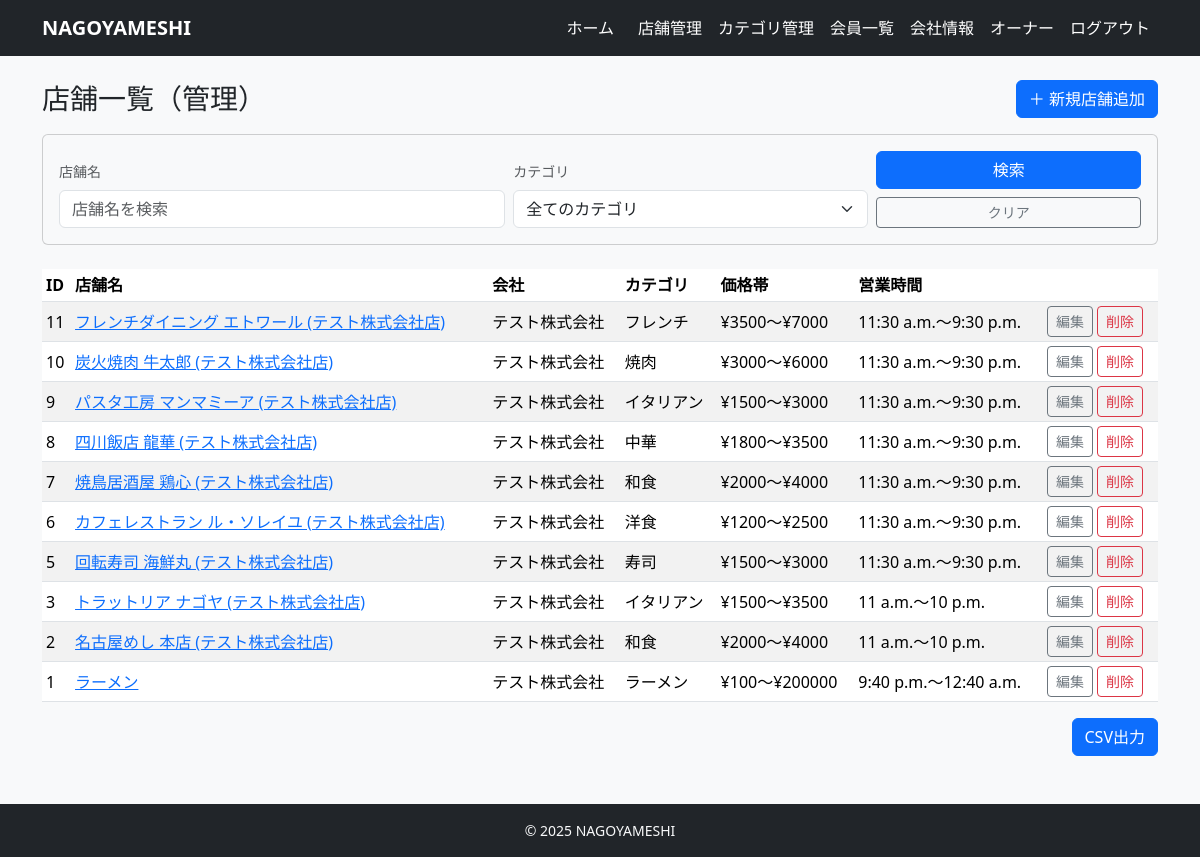
The app's page /owner/restaurants/ (signed in) with its own data.
### accounts/models.py (models this page shows, shortened)
class User(AbstractUser):
    username = None  # 使わない（メールログインにする）
    email = models.EmailField(unique=True)
    name = models.CharField(max_length=10)
    name_kana = models.CharField(max_length=10)
    zipcode = models.CharField(max_length=8)
    address = models.CharField(max_length=20)
    tel = models.CharField(max_length=11)
    company = models.ForeignKey(
        'restaurants.Company',
        verbose_name='所属会社',
        on_delete=models.SET_NULL,
        null=True,
        blank=True,
        related_name='staff_members'
    )
    is_paid_member = models.BooleanField(default=False)
    is_owner_member = models.BooleanField(default=False)
    created_at = models.DateTimeField(auto_now_add=True)
    updated_at = models.DateTimeField(auto_now=True)
    USERNAME_FIELD = 'email'
    REQUIRED_FIELDS = ['name', 'name_kana', 'zipcode', 'address', 'tel']
    objects = CustomUserManager()

### restaurants/models.py (models this page shows, shortened)
class Restaurant(models.Model):
    company = models.ForeignKey(
        Company,
        on_delete=models.CASCADE,
        related_name='restaurants',
    )
    category = models.ForeignKey(
        Category,
        on_delete=models.PROTECT,
        related_name='restaurants',
    )
    owner = models.ForeignKey(
        settings.AUTH_USER_MODEL,
        on_delete=models.CASCADE,
        related_name="my_restaurants",
        null=True,
        blank=True,
    )
    name = models.CharField(max_length=100)
    image = models.ImageField(upload_to='restaurant/', blank=True, null=True)
    description = models.TextField(blank=True)
    price_min = models.IntegerField()
    price_max = models.IntegerField()
    open_time = models.TimeField()
    close_time = models.TimeField()
    zipcode = models.CharField(max_length=10)
    address = models.CharField(max_length=200)
    tel = models.CharField(max_length=20)
    holiday = models.CharField(max_length=50, blank=True)  # 定休日
    created_at = models.DateTimeField(auto_now_add=True)
    updated_at = models.DateTimeField(auto_now=True)

class Company(models.Model):
    owner = models.OneToOneField(
        settings.AUTH_USER_MODEL,
        on_delete=models.CASCADE,
        related_name="owned_company",
        null=True,  # 既存データがあるなら最初は許可しておくと楽
        blank=True,
    )
    name = models.CharField(max_length=100)
    representative = models.CharField(max_length=100)
    established_at = models.DateField(null=True, blank=True)
    zipcode = models.CharField(max_length=10)
    address = models.CharField(max_length=200)
    business = models.TextField()  # 事業内容
    created_at = models.DateTimeField(auto_now_add=True)
    updated_at = models.DateTimeField(auto_now=True)

class Category(models.Model):
    company = models.ForeignKey(
        'Company',  # 文字列で指定しておくと定義順を気にせんでええけん無難や
        verbose_name="会社",
        on_delete=models.CASCADE, # 会社が消えたらカテゴリも消える
        null=True,  # 既存データがある場合に備えて一時的にTrue推奨
        blank=True
    )
    name = models.CharField("カテゴリ名", max_length=50)
    is_active = models.BooleanField("有効フラグ", default=True)
    created_at = models.DateTimeField(auto_now_add=True)
    updated_at = models.DateTimeField(auto_now=True)

### restaurants/views.py (the view)
# urls.py: path("owner/restaurants/", views.OwnerRestaurantListView.as_view(), name="owner_restaurant_list"),
class OwnerRestaurantListView(LoginRequiredMixin, OwnerRequiredMixin, ListView):
    model = Restaurant
    template_name = "restaurants/owner_restaurant_list.html"
    context_object_name = "restaurants"
    def get_queryset(self):
        qs = super().get_queryset().select_related("company", "category")
        user = self.request.user
        if not (hasattr(user, "company") and user.company):
             return Restaurant.objects.none()
        qs = qs.filter(company=user.company)
        keyword = self.request.GET.get('keyword')
        if keyword:
            qs = qs.filter(name__icontains=keyword)
        category_id = self.request.GET.get('category')
        if category_id:
            qs = qs.filter(category_id=category_id)
        return qs.order_by('-id')
    def get_context_data(self, **kwargs):
        ctx = super().get_context_data(**kwargs)
        user = self.request.user
        if hasattr(user, "company") and user.company:
            ctx['categories'] = Category.objects.filter(company=user.company)
        else:
            ctx['categories'] = Category.objects.none()
        ctx['keyword'] = self.request.GET.get('keyword', '')
        ctx['selected_category_id'] = self.request.GET.get('category', '')
        return ctx

### restaurants/views.py (called while the page is built)
    def test_func(self):
        user = self.request.user
        return user.is_authenticated and getattr(user, "is_owner_member", False)

### templates/restaurants/owner_restaurant_list.html (shortened to what this page needs)
{% extends "base.html" %}
{% block content %}
<div class="d-flex justify-content-between align-items-center mb-3">
  <h1 class="h3 mb-0">店舗一覧（管理）</h1>
  <a href="{% url 'restaurants:owner_restaurant_create' %}" class="btn btn-primary">
    ＋ 新規店舗追加
  </a>
</div>
<div class="card mb-4 bg-light">
  <div class="card-body p-3">
    <form method="get" action="" class="row g-2 align-items-end">
      <div class="col-md-5">
        <label for="keyword" class="form-label small text-muted">店舗名</label>
        <input type="text" name="keyword" id="keyword" class="form-control" placeholder="店舗名を検索" value="{{ keyword }}">
      </div>
      <div class="col-md-4">
        <label for="category" class="form-label small text-muted">カテゴリ</label>
        <select name="category" id="category" class="form-select">
          <option value="">全てのカテゴリ</option>
        </select>
      </div>
      <div class="col-md-3">
        <button type="submit" class="btn btn-primary w-100 mb-2">
           検索
        </button>
        <a href="{% url 'restaurants:owner_restaurant_list' %}" class="btn btn-outline-secondary w-100 btn-sm">
          クリア
        </a>
      </div>
    </form>
  </div>
</div>
<table class="table table-sm table-striped align-middle">
  <thead>
    <tr>
      <th>ID</th>
      <th>店舗名</th>
      <th>会社</th>
      <th>カテゴリ</th>
      <th>価格帯</th>
      <th>営業時間</th>
      <th></th>
    </tr>
  </thead>
  <tbody>
    {% for r in restaurants %}
    <tr>
      <td>{{ r.id }}</td>
      <td><a href="{% url 'restaurants:owner_restaurant_detail' r.pk %}">{{ r.name }}</a></td>
      <td>{{ r.company.name }}</td>
      <td>{{ r.category.name }}</td>
      <td>¥{{ r.price_min }}〜¥{{ r.price_max }}</td>
      <td>{{ r.open_time }}〜{{ r.close_time }}</td>
      <td>
        <a href="{% url 'restaurants:owner_restaurant_update' r.pk %}" class="btn btn-sm btn-outline-secondary">
          編集
        </a>
        <a href="{% url 'restaurants:owner_restaurant_delete' r.pk %}" class="btn btn-sm btn-outline-danger">
          削除
        </a>
      </td>
    </tr>
    {% empty %}
    <tr>
      <td colspan="7" class="text-muted">店舗がまだ登録されていません。</td>
    </tr>
    {% endfor %}
  </tbody>
</table>
<div class="d-flex justify-content-end mt-3">
  <a href="{% url 'restaurants:owner_restaurant_csv' %}?{{ request.GET.urlencode }}" class="btn btn-primary">
    CSV出力
  </a>
</div>
{% endblock %}

### templates/base.html (shortened to what this page needs)
<!DOCTYPE html>
<html lang="ja">
<head>
    <link href="https://cdn.jsdelivr.net/npm/bootstrap@5.3.3/dist/css/bootstrap.min.css" rel="stylesheet"
>
</head>
<body class="bg-light d-flex flex-column min-vh-100">
    <nav class="navbar navbar-expand-lg navbar-dark bg-dark mb-4">
        <div class="container">
            <a class="navbar-brand fw-bold" href="/">NAGOYAMESHI</a>
            <div class="collapse navbar-collapse" id="navbarNav">
                <ul class="navbar-nav ms-auto align-items-center">
                    {% if user.is_authenticated %}
                    {% if user.is_owner_member %}
                    <li class="nav-item">
                        <a class="nav-link me-2" href="{% url 'restaurants:owner_dashboard' %}">ホーム</a>
                    </li>
                    {% else %}
                    <li class="nav-item">
                        <a class="nav-link me-2" href="{% url 'restaurants:restaurant_list' %}">ホーム</a>
                    </li>
                    {% endif %}
                    {% if user.is_owner_member %}
                    <li class="nav-item"><a class="nav-link"
                            href="{% url 'restaurants:owner_restaurant_list' %}">店舗管理</a></li>
                    <li class="nav-item"><a class="nav-link"
                            href="{% url 'restaurants:owner_category_list' %}">カテゴリ管理</a></li>
                    <li class="nav-item"><a class="nav-link" href="{% url 'restaurants:owner_member_list' %}">会員一覧</a>
                    </li>
                    <li class="nav-item"><a class="nav-link" href="{% url 'restaurants:company_detail' %}">会社情報</a></li>
                    {% endif %}
                    {% if not user.is_owner_member %}
                    <li class="nav-item dropdown ms-2">
                        <a class="nav-link dropdown-toggle" href="#" id="navbarDropdown" role="button"
                            data-bs-toggle="dropdown" aria-expanded="false">
                            {{ user.name|default:user.email }}
                        </a>
                        <ul class="dropdown-menu dropdown-menu-end" aria-labelledby="navbarDropdown">
                            <li><a class="dropdown-item" href="{% url 'accounts:user_profile' %}">会員情報</a></li>
                            <li><a class="dropdown-item" href="{% url 'reservations:reservation_list' %}">予約一覧</a></li>
                            <li><a class="dropdown-item" href="{% url 'restaurants:my_favorite_list' %}">お気に入り一覧</a>
                            </li>
                            <li>
                                <hr class="dropdown-divider">
                            </li>
                            <li><a class="dropdown-item" href="{% url 'accounts:payment_method' %}">お支払い方法</a></li>
                            <li><a class="dropdown-item" href="{% url 'accounts:subscription_cancel' %}">有料プラン解約</a>
                            </li>
                            <li>
                                <hr class="dropdown-divider">
                            </li>
                            <li>
                                <form method="post" action="{% url 'accounts:logout' %}">
                                    {% csrf_token %}
                                    <button type="submit" class="dropdown-item w-100 text-start">
                                        ログアウト
                                    </button>
                                </form>
                            </li>
                        </ul>
                    </li>
                    {% else %}
                    <li class="nav-item ms-2">
                        <span class="navbar-text me-2">{{ user.name|default:user.email }}</span>
                    </li>
                    <li class="nav-item">
                        <form method="post" action="{% url 'accounts:logout' %}" class="d-inline">
                            <button type="submit" class="btn btn-link nav-link">
                                ログアウト
                            </button>
                        </form>
                    </li>
                    {% endif %}
                    {% endif %}
                </ul>
            </div>
        </div>
    </nav>
    <main class="container mb-5 flex-grow-1">
        {% block content %}{% endblock %}
    </main>
    <footer class="bg-dark text-light py-3 mt-auto">
        <div class="container text-center small">
            &copy; {{ now|default:"2025" }} NAGOYAMESHI
        </div>
    </footer>
</body>
</html>

### templates/base.html (style rules this page uses)
.navbar.navbar-dark .navbar-brand, .navbar.navbar-dark .navbar-text, .navbar.navbar-dark .navbar-nav .nav-link, .navbar.navbar-dark .navbar-nav .nav-link:visited, .navbar.navbar-dark .btn-link.nav-link, .navbar.navbar-dark .dropdown-toggle { color: #ffffff !important; }

### records on screen
User: name "オーナー"
Restaurant: id "11", name "フレンチダイニング エトワール (テスト株式会社店)", company.name "テスト株式会社", category.name "フレンチ", price_min "3500", price_max "7000", open_time "11:30 a.m.", close_time "9:30 p.m."
Restaurant: id "10", name "炭火焼肉 牛太郎 (テスト株式会社店)", company.name "テスト株式会社", category.name "焼肉", price_min "3000", price_max "6000", open_time "11:30 a.m.", close_time "9:30 p.m."
Restaurant: id "9", name "パスタ工房 マンマミーア (テスト株式会社店)", company.name "テスト株式会社", category.name "イタリアン", price_min "1500", price_max "3000", open_time "11:30 a.m.", close_time "9:30 p.m."
Restaurant: id "8", name "四川飯店 龍華 (テスト株式会社店)", company.name "テスト株式会社", category.name "中華", price_min "1800", price_max "3500", open_time "11:30 a.m.", close_time "9:30 p.m."
Restaurant: id "7", name "焼鳥居酒屋 鶏心 (テスト株式会社店)", company.name "テスト株式会社", category.name "和食", price_min "2000", price_max "4000", open_time "11:30 a.m.", close_time "9:30 p.m."
Restaurant: id "6", name "カフェレストラン ル・ソレイユ (テスト株式会社店)", company.name "テスト株式会社", category.name "洋食", price_min "1200", price_max "2500", open_time "11:30 a.m.", close_time "9:30 p.m."
Restaurant: id "5", name "回転寿司 海鮮丸 (テスト株式会社店)", company.name "テスト株式会社", category.name "寿司", price_min "1500", price_max "3000", open_time "11:30 a.m.", close_time "9:30 p.m."
Restaurant: id "3", name "トラットリア ナゴヤ (テスト株式会社店)", company.name "テスト株式会社", category.name "イタリアン", price_min "1500", price_max "3500", open_time "11 a.m.", close_time "10 p.m."
Restaurant: id "2", name "名古屋めし 本店 (テスト株式会社店)", company.name "テスト株式会社", category.name "和食", price_min "2000", price_max "4000", open_time "11 a.m.", close_time "10 p.m."
Restaurant: id "1", name "ラーメン", company.name "テスト株式会社", category.name "ラーメン", price_min "100", price_max "200000", open_time "9:40 p.m.", close_time "12:40 a.m."

### other values on screen
{{ now|default:"2025" }} "2025"
